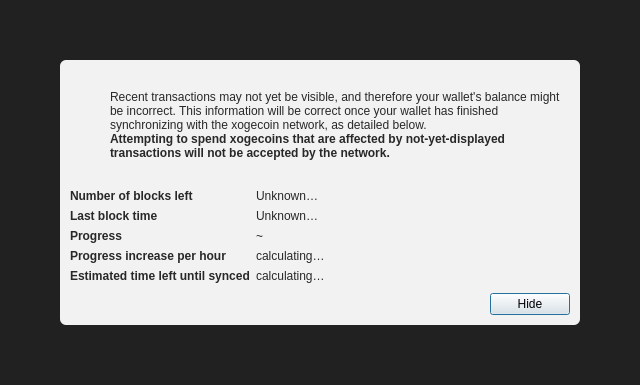
<?xml version="1.0" encoding="UTF-8"?>
<ui version="4.0">
 <class>ModalOverlay</class>
 <widget class="QWidget" name="ModalOverlay">
  <property name="geometry">
   <rect>
    <x>0</x>
    <y>0</y>
    <width>640</width>
    <height>385</height>
   </rect>
  </property>
  <property name="windowTitle">
   <string>Form</string>
  </property>
  <layout class="QVBoxLayout" name="verticalLayout" stretch="0">
   <property name="sizeConstraint">
    <enum>QLayout::SetDefaultConstraint</enum>
   </property>
   <property name="leftMargin">
    <number>0</number>
   </property>
   <property name="topMargin">
    <number>0</number>
   </property>
   <property name="rightMargin">
    <number>0</number>
   </property>
   <property name="bottomMargin">
    <number>0</number>
   </property>
   <item>
    <widget class="QWidget" name="bgWidget" native="true">
     <property name="styleSheet">
      <string notr="true">#bgWidget { background: rgba(0,0,0,220); }</string>
     </property>
     <layout class="QVBoxLayout" name="verticalLayoutMain" stretch="1">
      <property name="leftMargin">
       <number>60</number>
      </property>
      <property name="topMargin">
       <number>60</number>
      </property>
      <property name="rightMargin">
       <number>60</number>
      </property>
      <property name="bottomMargin">
       <number>60</number>
      </property>
      <item>
       <widget class="QWidget" name="contentWidget" native="true">
        <property name="styleSheet">
         <string notr="true">#contentWidget { background: rgba(255,255,255,240); border-radius: 6px; }

QLabel { color: rgb(40,40,40);  }</string>
        </property>
        <layout class="QVBoxLayout" name="verticalLayoutSub" stretch="1,0,0,0">
         <property name="spacing">
          <number>0</number>
         </property>
         <property name="leftMargin">
          <number>10</number>
         </property>
         <property name="topMargin">
          <number>10</number>
         </property>
         <property name="rightMargin">
          <number>10</number>
         </property>
         <property name="bottomMargin">
          <number>10</number>
         </property>
         <item>
          <layout class="QHBoxLayout" name="horizontalLayoutIconText" stretch="0,1">
           <property name="topMargin">
            <number>20</number>
           </property>
           <item>
            <layout class="QVBoxLayout" name="verticalLayoutIcon">
             <property name="leftMargin">
              <number>0</number>
             </property>
             <item>
              <widget class="QPushButton" name="warningIcon">
               <property name="enabled">
                <bool>false</bool>
               </property>
               <property name="text">
                <string/>
               </property>
               <property name="icon">
                <iconset>
                 <normaloff>:/icons/warning</normaloff>
                 <disabledoff>:/icons/warning</disabledoff>:/icons/warning</iconset>
               </property>
               <property name="iconSize">
                <size>
                 <width>48</width>
                 <height>48</height>
                </size>
               </property>
               <property name="flat">
                <bool>true</bool>
               </property>
              </widget>
             </item>
             <item>
              <spacer name="verticalSpacerWarningIcon">
               <property name="orientation">
                <enum>Qt::Vertical</enum>
               </property>
               <property name="sizeHint" stdset="0">
                <size>
                 <width>20</width>
                 <height>40</height>
                </size>
               </property>
              </spacer>
             </item>
            </layout>
           </item>
           <item>
            <layout class="QVBoxLayout" name="verticalLayoutInfoText">
             <property name="leftMargin">
              <number>0</number>
             </property>
             <property name="topMargin">
              <number>0</number>
             </property>
             <item>
              <widget class="QLabel" name="infoText">
               <property name="text">
                <string>Recent transactions may not yet be visible, and therefore your wallet's balance might be incorrect. This information will be correct once your wallet has finished synchronizing with the xogecoin network, as detailed below.</string>
               </property>
               <property name="textFormat">
                <enum>Qt::RichText</enum>
               </property>
               <property name="wordWrap">
                <bool>true</bool>
               </property>
              </widget>
             </item>
             <item>
              <widget class="QLabel" name="infoTextStrong">
               <property name="font">
                <font>
                 <weight>75</weight>
                 <bold>true</bold>
                </font>
               </property>
               <property name="text">
                <string>Attempting to spend xogecoins that are affected by not-yet-displayed transactions will not be accepted by the network.</string>
               </property>
               <property name="textFormat">
                <enum>Qt::RichText</enum>
               </property>
               <property name="wordWrap">
                <bool>true</bool>
               </property>
              </widget>
             </item>
             <item>
              <spacer name="verticalSpacerInTextSpace">
               <property name="orientation">
                <enum>Qt::Vertical</enum>
               </property>
               <property name="sizeHint" stdset="0">
                <size>
                 <width>20</width>
                 <height>40</height>
                </size>
               </property>
              </spacer>
             </item>
            </layout>
           </item>
          </layout>
         </item>
         <item>
          <spacer name="verticalSpacerAfterText">
           <property name="orientation">
            <enum>Qt::Vertical</enum>
           </property>
           <property name="sizeHint" stdset="0">
            <size>
             <width>20</width>
             <height>40</height>
            </size>
           </property>
          </spacer>
         </item>
         <item>
          <layout class="QFormLayout" name="formLayout">
           <property name="fieldGrowthPolicy">
            <enum>QFormLayout::FieldsStayAtSizeHint</enum>
           </property>
           <property name="horizontalSpacing">
            <number>6</number>
           </property>
           <property name="verticalSpacing">
            <number>6</number>
           </property>
           <property name="topMargin">
            <number>10</number>
           </property>
           <item row="0" column="0">
            <widget class="QLabel" name="labelNumberOfBlocksLeft">
             <property name="font">
              <font>
               <weight>75</weight>
               <bold>true</bold>
              </font>
             </property>
             <property name="text">
              <string>Number of blocks left</string>
             </property>
            </widget>
           </item>
           <item row="0" column="1">
            <widget class="QLabel" name="numberOfBlocksLeft">
             <property name="text">
              <string>Unknown…</string>
             </property>
            </widget>
           </item>
           <item row="1" column="0">
            <widget class="QLabel" name="labelLastBlockTime">
             <property name="font">
              <font>
               <weight>75</weight>
               <bold>true</bold>
              </font>
             </property>
             <property name="text">
              <string>Last block time</string>
             </property>
            </widget>
           </item>
           <item row="1" column="1">
            <widget class="QLabel" name="newestBlockDate">
             <property name="sizePolicy">
              <sizepolicy hsizetype="Maximum" vsizetype="Preferred">
               <horstretch>0</horstretch>
               <verstretch>0</verstretch>
              </sizepolicy>
             </property>
             <property name="text">
              <string>Unknown…</string>
             </property>
            </widget>
           </item>
           <item row="2" column="0">
            <widget class="QLabel" name="labelSyncDone">
             <property name="font">
              <font>
               <weight>75</weight>
               <bold>true</bold>
              </font>
             </property>
             <property name="text">
              <string>Progress</string>
             </property>
            </widget>
           </item>
           <item row="2" column="1">
            <layout class="QHBoxLayout" name="horizontalLayoutSync" stretch="0,1">
             <item>
              <widget class="QLabel" name="percentageProgress">
               <property name="text">
                <string notr="true">~</string>
               </property>
              </widget>
             </item>
            </layout>
           </item>
           <item row="4" column="0">
            <widget class="QLabel" name="labelProgressIncrease">
             <property name="font">
              <font>
               <weight>75</weight>
               <bold>true</bold>
              </font>
             </property>
             <property name="text">
              <string>Progress increase per hour</string>
             </property>
            </widget>
           </item>
           <item row="4" column="1">
            <widget class="QLabel" name="progressIncreasePerH">
             <property name="text">
              <string>calculating…</string>
             </property>
            </widget>
           </item>
           <item row="5" column="0">
            <widget class="QLabel" name="labelEstimatedTimeLeft">
             <property name="font">
              <font>
               <weight>75</weight>
               <bold>true</bold>
              </font>
             </property>
             <property name="text">
              <string>Estimated time left until synced</string>
             </property>
            </widget>
           </item>
           <item row="5" column="1">
            <widget class="QLabel" name="expectedTimeLeft">
             <property name="text">
              <string>calculating…</string>
             </property>
            </widget>
           </item>
          </layout>
         </item>
         <item>
          <layout class="QHBoxLayout" name="horizontalLayoutButtons">
           <property name="leftMargin">
            <number>10</number>
           </property>
           <property name="topMargin">
            <number>10</number>
           </property>
           <item>
            <spacer name="horizontalSpacer">
             <property name="orientation">
              <enum>Qt::Horizontal</enum>
             </property>
             <property name="sizeHint" stdset="0">
              <size>
               <width>40</width>
               <height>20</height>
              </size>
             </property>
            </spacer>
           </item>
           <item>
            <widget class="QPushButton" name="closeButton">
             <property name="text">
              <string>Hide</string>
             </property>
             <property name="shortcut">
              <string>Esc</string>
             </property>
             <property name="focusPolicy">
              <enum>Qt::StrongFocus</enum>
             </property>
             <property name="default">
              <bool>true</bool>
             </property>
            </widget>
           </item>
          </layout>
         </item>
        </layout>
       </widget>
      </item>
     </layout>
    </widget>
   </item>
  </layout>
 </widget>
 <resources/>
 <connections/>
</ui>
